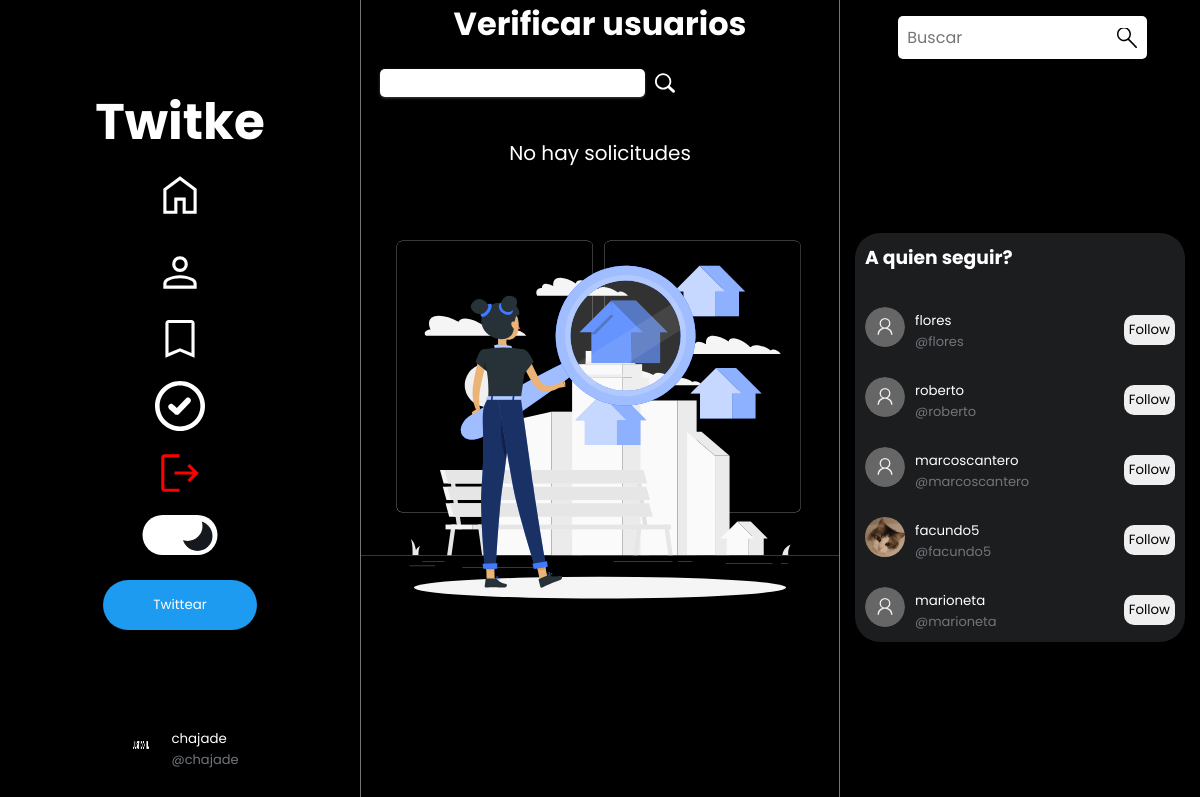
/verificate/ (signed in), run on the app's committed database.
### profiles/models.py (models this page shows, shortened)
class Profiles(models.Model):
    user = models.ForeignKey(User, null=True, on_delete=models.CASCADE )
    username = models.CharField(max_length=30, null=True, default="")
    keeps = models.ManyToManyField(Tweet, related_name='kept_by_profiles', blank=True)
    retweets = models.ManyToManyField(Tweet, related_name='retweets_by_profiles', blank=True)
    biography = models.TextField(max_length=250,  null=True, default="", blank=True)
    profileImage = models.ImageField(null=True, blank=True, upload_to='profileImages')
    profileBanner = models.ImageField(null=True, blank=True, upload_to='profileBanners')
    followers = models.IntegerField(default=0)
    followers_users = models.ManyToManyField('self', symmetrical=False, related_name="followage", blank=True)
    followed_users = models.ManyToManyField('self', symmetrical=False, related_name='following', blank=True)
    like_tweets = models.ManyToManyField(Tweet, related_name='liked', blank=True)
    birthday = models.DateField(null=True)
    webSite = models.CharField(null=True, max_length=100)
    created_at = models.DateTimeField(auto_now_add=True)
    is_verified = models.BooleanField(default=False)
    darkMode = models.BooleanField(default=False)

### tweets/views.py (the view)
# urls.py: path("verificate/", views.verificate, name="verificate"),
@staff_member_required
def verificate(request):
    searchUsers = request.GET.get("searchUsers")
    if searchUsers:
        users = verfifyRequests.objects.filter(profile__username__icontains = searchUsers).all()
    else:
        users = verfifyRequests.objects.all()
    return render(request, 'verificate.html',{
        'users': users
    })

### tweets/context_processors.py (called while the page is built)
def random_users(request):
    random_users = []
    if request.user.is_authenticated:
        if request.user.is_authenticated:
            current_profile = Profiles.objects.get(user__username = request.user.username)
            random_users = Profiles.objects.exclude(id__in=current_profile.followed_users.values_list('id', flat=True)).exclude(id=request.user.id).order_by('?')[:5]
    return {'random': random_users}

def current_profile(request):
    current_profile = None  # Valor predeterminado
    if request.user.is_authenticated:
        current_profile = Profiles.objects.get(user__username=request.user.username)
    return {'current_profile': current_profile, 'darkMode': current_profile.darkMode}

### tweets/templates/verificate.html (shortened to what this page needs)
{% extends 'base.html' %}{% load static %}
{% block content %}
<body >
    <link rel="stylesheet" href="{% static 'verificate.css' %}">
    <link rel="stylesheet" href="{% static 'globalFeed.css' %}">
    <div class="users">
        <h1>Verificar usuarios</h1>
        <form action="" class="searchFormVerificate">
            <input type="text" name="searchUsers">
            <button><img src="{% static 'search-icon.svg' %}" alt=""></button>
        </form>
        {% if not users %}
        <p class="notCoincidence">No hay solicitudes</p>
        <img src="{% static 'House searching-rafiki.svg' %}" alt="" class="notCoincidenceImg">
        {% endif %}
    </div>
</body>
{% endblock content %}

### tweets/templates/base.html (shortened to what this page needs)
{% load static %}
<!DOCTYPE html>
<html lang="es">
  <head>
    <link rel="stylesheet" href="{% static 'base.css' %}" />
  </head>
  <body class="{% if current_profile.darkMode %}dark-theme{% endif %}">
    <div class="container">
      <nav class="navbar-1">
          <ul>
            <h1 style="font-size: 50px">Twitke</h1>
            <li><a href="{% url 'globalFeed' %}"><img  class="img-ul" src="{% static 'home_FILL0_wght400_GRAD0_opsz48.svg' %}"></a><li>
            {% if user.is_authenticated %}
            <li><a href="{% url 'myProfile' user.id %}"><img class="img-ul"  src="{% static 'person_FILL0_wght400_GRAD0_opsz48.svg'%}" ></a></li>
            <li><a href="{% url 'keeped' user.id %}"><img class="img-ul"  src="{% static 'bookmark_FILL0_wght400_GRAD0_opsz48.svg' %}"></a></li>
              {% if user.is_staff %}
              <li><a class="verificateNav" href="{% url 'verificate' %}"><img  class="img-ul" src="{% static 'verify-verified-check-icon.svg' %}"></a></li>
              {% endif %}
              <li><a href="{% url 'logout' %}"><img  class="img-ul" src="{% static 'logout_FILL0_wght400_GRAD0_opsz48.svg' %}"></a></li>
              {% else %}
              <li class="signupButton"><a href="{% url 'signup' %}" ><img  class="img-ul" src="{% static 'register-14.svg' %}"></a></li>
              <li class="signinButton"><a href="{% url 'signin' %}"><img  class="img-ul" src="{% static 'login-svgrepo-com.svg' %}"></a></li>
              {% endif %}
              <form action="{% url 'darkMode' %}?next={{ request.path }}" method="POST" id="darkModeForm">
                <div class="containerToggle">
                  <button type="submit" name="" id="toggle" value="" for="submit" onclick="darkMode(event, this)"></button>
                </div>
              </form>
              <li class="twittearButton"><button>Twittear</button></li>
            </ul>
            <div class="current">
              <div class="user_card">
                {% if user.is_authenticated %}
                <div class="username2">
                  {% if current_profile.profileImage %}
                    <img src="{{current_profile.profileImage.url}} " alt="" class="fotito profilePhoto" style="width: 40px; border-radius: 50%; height:40px">
                  {% endif %}
                  <div class="usernameBase">
                    <form action="{% url 'myProfile' current_profile.user.id %}">
                      <button class="usernameTweet" style="color:white"><p>{{current_profile.user.username}}</p></button>
                    </form>
                    <p class="atName">@{{current_profile.user.username}}</p>
                  </div>
                </div>
                {% endif %}
              </div>
            </div>
        </nav>
        <main class="baseMain">
          {% block content %}
          {% endblock %}
        </main>
        <nav class="navbar-2">
          <form action="{% url 'search' %}" class="searchForm">
            <div class="search-container">
              <input type="text" class="searchbar" name="search" placeholder="Buscar">
              <button type="submit" class="search-button">
                <img src="{% static '1093183.svg' %}" alt="">
              </button>
            </div>
          </form>
          <section class="aQuienSeguir">
            <h3 style="color: white;">A quien seguir?</h3>
            {% if random %}
              {% for user in random %}
                <div class="user_card">
                  <div class="username2">
                    {% if user.profileImage %}
                      <img src="{{user.profileImage.url}} " alt="" class="fotito profilePhoto" style="width: 40px; border-radius: 50%; height:40px">
                    {% endif %}
                    <div class="usernameBase">
                      <form action="{% url 'myProfile' user.user.id %}">
                        <button class="usernameTweet" style="color:white"><p>{{user.user.username}}</p></button>
                      </form>
                      <p class="atName">@{{user.user.username}}</p>
                    </div>
                  </div>
                  <form action="{% url 'follow' id=user.user.id %}" id="followForm4" method="POST">
                    <button id="button4"  onclick="follow(event, this)" tweet-id="{{user.user.id}}" type="submit" class="boton"><p>{% if current_profile not in user.followers_users.all %}Follow{% else %}Unfollow{% endif %}</p></button>
                </form>
                </div>
              {% endfor %}
            {% else %}
              <li class="elseSessionLi"><a class="elseSession" href="{% url 'signin' %}">Inicia sesion para ver</a></li>
            {% endif  %}
          </section>
        </nav>
    </div>
  </body>
</html>

### tweets/static/base.css (style rules this page uses)
* { margin: 0; padding: 0; font-family: 'Poppins', sans-serif; }
.container { display: flex; justify-content: center; width: 100%; position: relative; }
.baseMain { height: 100vh; display: flex; width: 40vw; }
.navbar-1, .navbar-2 { width: 30vw; background-color: #0e1720; display: flex; flex-direction: column; justify-content: center; align-items: center; height: 100%; }
.navbar-1 { position: fixed; left: 0; top: 0; z-index: 10; }
.navbar-2 { position: fixed; right: 0; top: 0; z-index: 10; }
ul { display: flex; flex-direction: column; gap: 10px; color: white; align-items: center; justify-content: center; }
ul img { width: 150px; border-radius: 10px; }
ul li { list-style: none; }
ul li a { text-decoration: none; color: white; }
.navbar-2 { justify-content: start; }
.navbar-2 .searchForm { margin: 1em; width: 80%; }
.navbar-2 form input { width: 80%; }
.search-container { display: flex; align-items: center; justify-content: center; }
.searchbar { width: 70%; padding: 9px; border: none; border-radius: 5px; outline: none; font-size: 16px; }
.search-button { background-color: white; color: white; border: none; padding: 8px; border-radius: 5px; margin-left: -35px; cursor: pointer; display: flex; align-items: center; }
.search-button img { width: 20px; background-color: transparent; height: 20px; object-fit: cover; }
.img-ul { width: 50px; }
.verificateNav { background-color: transparent; cursor: pointer; outline: none; border: none; }
.aQuienSeguir { width: 20rem; height: auto; display: flex; flex-direction: column; padding-left: 10px; background-color: rgb(28, 29, 31); margin: auto; border-radius: 25px; gap: 25px; padding-bottom: 10px; }
.aQuienSeguir h3 { align-self: flex-start; padding: 10px 0; }
.user_card { display: flex; align-items: center; justify-content: space-between; width: 100%; }
.usernameBase { display: flex; flex-direction: column; align-items: flex-start; }
.username2 { display: flex; gap: 10px; }
.atName { color: rgb(113, 118, 123, 1); }
.user_card .boton { padding: 5px; border-radius: 10px; margin-right: 10px; cursor: pointer; outline: none; border: none; }
.usernameTweet { background-color: transparent; border: none; margin: 0; padding: 0; }

### tweets/static/verificate.css (style rules this page uses)
.users { display: flex; flex-direction: column; gap: 20px; width: 100%; }
.users h1 { text-align: center; }
.searchFormVerificate input { margin-left: 20px; outline: none; border: none; border-radius: 5px; box-shadow: 0 1px 3px #444; padding: 4px; }
.searchFormVerificate button { height: 30px; background-color: transparent; border: none; padding: 5px; border-radius: 20px; color: white; cursor: pointer; }
.searchFormVerificate img { width: 20px; height: 20px; }
.searchFormVerificate { display: flex; align-items: center; gap: 5px; }
.notCoincidence { text-align: center; font-size: 25px; }
.dark-theme .users { background-color: black; height: 100%; }
.dark-theme .users h1 { color: white; }
.dark-theme .searchForm button { background-color: white; padding: 5px; }
.atName { font-size: 13px; }

### tweets/static/globalFeed.css (style rules this page uses)
* { padding: 0; margin: 0; }
main { display: flex; flex-direction: column; justify-content: start; align-items: center; height: 100vh; }
.notCoincidence { font-size: 20px; text-align: center; margin-top: 20px; }
.containerToggle { width: 100%; height: 40px; position: relative; display: flex; align-items: center; justify-content: center; }
#toggle { -webkit-appearance: none; appearance: none; height: 40px; width: 75px; background-color: #626468; border-radius: 20px; outline: none; cursor: pointer; transition: .5s ease background-color; position: absolute; left: 50%; transform: translateX(-50%); border: none; outline: none; }
#toggle:after { content: ""; position: absolute; height: 30px; width: 30px; background-color: white; top: 5px; left: 5px; border-radius: 50%; transition: all .5s ease; }
.dark-theme #toggle { background-color: white; }
.dark-theme #toggle:after { background-color: transparent; box-shadow: 10px 10px #15181f; top: -4px; left: 30px; }
.dark-theme .navbar-1, .dark-theme .navbar-2 { background-color: black; }
.dark-theme .navbar-1 { border-right: 1px solid rgba(113, 118, 123, 1); }
.dark-theme .navbar-2 { border-left: 1px solid rgba(113, 118, 123, 1); }
.dark-theme .notCoincidence { color: white; }

### data on the page
Profiles: profileImage (picture), user.username "chajade"
Profiles: user.username "flores", shows "Follow"
Profiles: user.username "roberto", shows "Follow"
Profiles: user.username "marcoscantero", shows "Follow"
Profiles: profileImage (picture), user.username "facundo5", shows "Follow"
Profiles: user.username "marioneta", shows "Follow"
